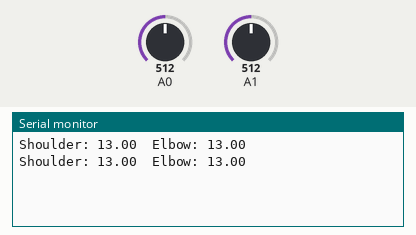
Bench run of a sketch on a simulated Arduino Uno, built with avr-gcc and run on an emulated ATmega328P. Shown: the last lines printed to the serial monitor. The inputs (shaded band) are chosen by the test bench; at power-on: A0 = 512, A1 = 512.

Above: at 1.8 s.
1.9 s: A0 set to 716
At 2.8 s:
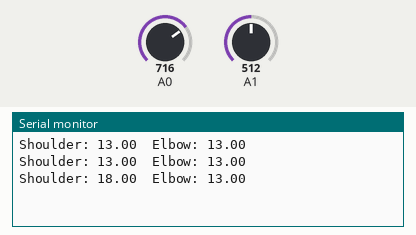
3.4 s: A1 set to 716
At 4.7 s:
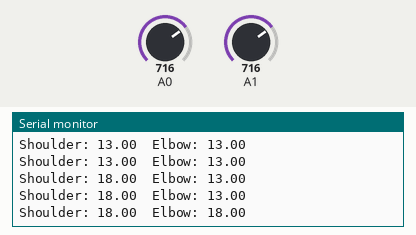
4.9 s: A0 set to 900
At 5.8 s:
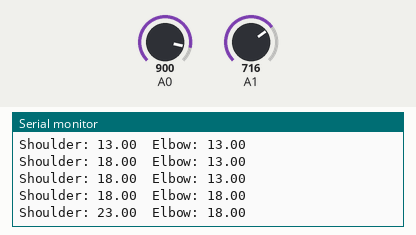
6.4 s: A1 set to 900
At 7.6 s:
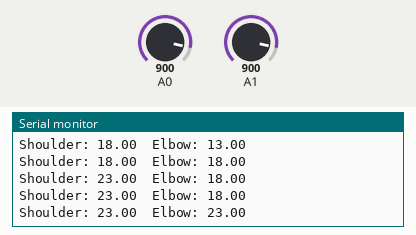
Timing chart, 0 to 8.9 s (numbered marks = the images above; inputs shaded):
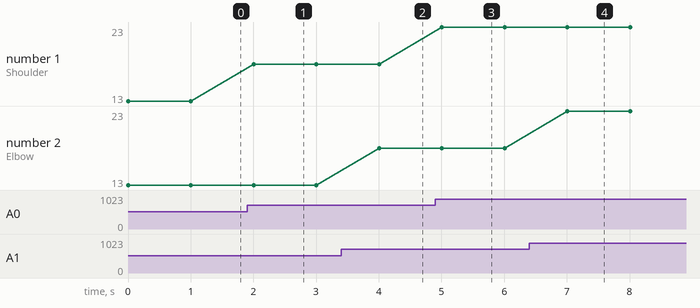

Measured:
- after the input at 1.9 s, the serial monitor: prints a new line after 0.10 s (image 1)
- after the input at 3.4 s, the serial monitor: prints a new line after 0.61 s (image 2)
- after the input at 4.9 s, the serial monitor: prints a new line after 0.11 s (image 3)
- after the input at 6.4 s, the serial monitor: prints a new line after 0.61 s (image 4)
- plotted number 1: 13 → 18 after the input at 1.9 s, 18 → 23 after the input at 4.9 s

The sketch:

analog_read.ino
```cpp
int sensorValue1, sensorValue2 = 0;  // variable to store the value coming from the sensor
float volt1, volt2   = 0;

void setup() {
  // declare the ledPin as an OUTPUT:
  Serial.begin(9600);
}

void loop() {
  // read the value from the sensor:
  sensorValue1 = analogRead(A0);
  sensorValue2 = analogRead(A1);

  // stop the program for <sensorValue> milliseconds:
  volt1 = sensorValue1*27/1023;
  volt2 = sensorValue2*27/1023;
  Serial.print("Shoulder: ");
  Serial.print(volt1,2);
  Serial.print("  ");
  Serial.print("Elbow: ");
  Serial.println(volt2,2);
  delay(1000);
}
```
